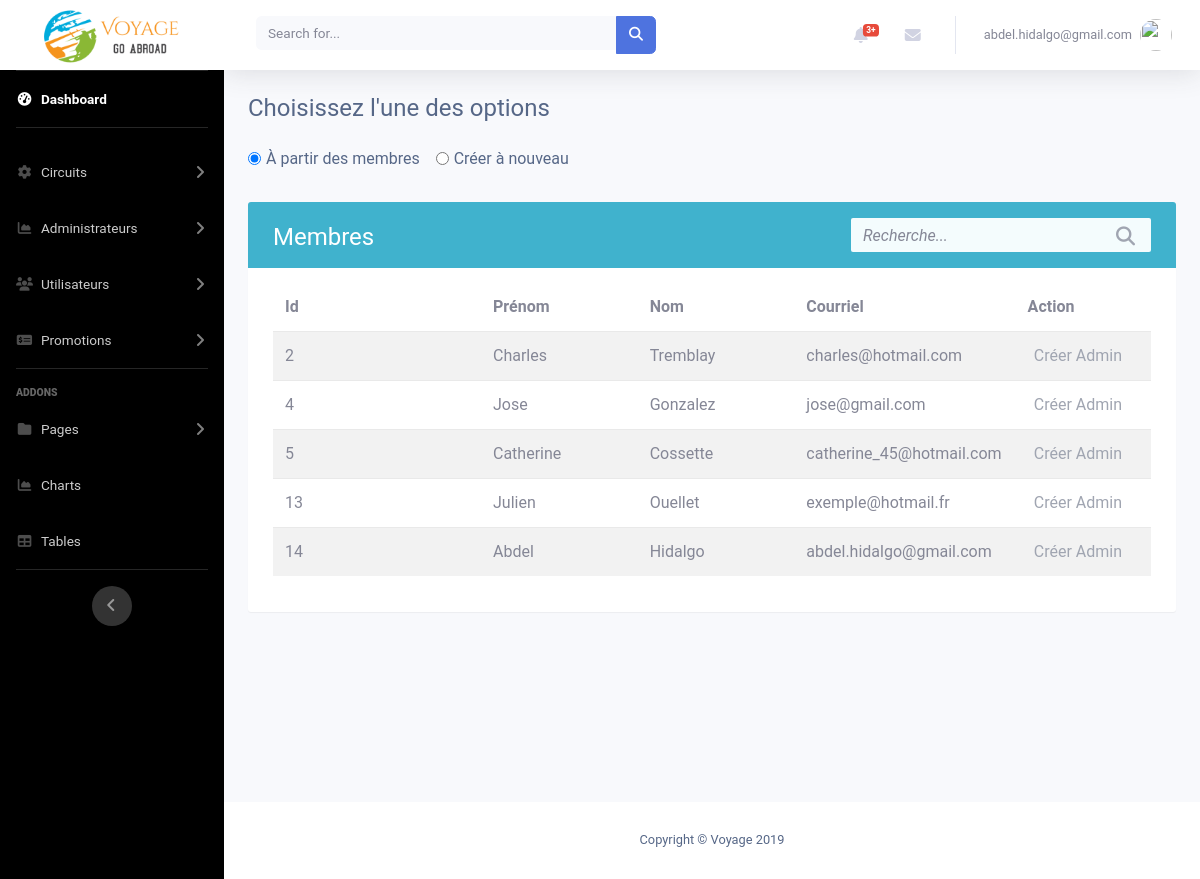
Screenshot of /admin3/creerAdmin.php with the database file from the repository.
### tables this page shows
CREATE TABLE `utilisateur` (
  `idUtilisateur` int(11) NOT NULL,
  `prenom` varchar(50) NOT NULL,
  `nom` varchar(50) NOT NULL,
  `courriel` varchar(50) NOT NULL,
  `password` varchar(100) NOT NULL DEFAULT 'p@ssw0rd',
  `sexe` varchar(50) DEFAULT NULL,
  `adresse` varchar(50) DEFAULT NULL,
  `ville` varchar(50) DEFAULT NULL,
  `codePostal` varchar(50) DEFAULT NULL,
  `pays` varchar(50) DEFAULT NULL,
  `role` varchar(50) NOT NULL DEFAULT 'Membre'
);

### admin3/includes/membres.php (the view, shortened to what this page needs)
<?php
    include_once "controlleur/connexionDB.php";
    $stmt = $conn->query('SELECT * FROM utilisateur WHERE role != "Admin"');
    $table = '
                <div class="table-wrapper">
                    <div class="table-title">
                        <div class="row">
                            <div class="col-sm-8">
                                <h2>Membres</b></h2>
                            </div>
                            <div class="col-sm-4">
                                <div class="search-box">
                                    <div class="input-group">
                                        <input type="text" id="search" class="form-control" placeholder="Recherche...">
                                        <span class="input-group-addon"><i class="fa fa-search" aria-hidden="true"></i></span>
                                    </div>
                                </div>
                            </div>
                        </div>
                    </div>
                    <table class="table table-striped">
                        <thead>
                            <tr>
                                <th>Id</th>
                                <th>Prénom</th>
                                <th>Nom</th>
                                <th>Courriel</th>
                                <th style="width: 200px; text-align: center;">Action</th>
                            </tr>
                        </thead>
                        <tbody>';
                        while ($row = $stmt->fetch()) {
                            $table .= '
                                    <tr>
                                        <td>' . $row->idUtilisateur . '</td>
                                        <td>' . $row->prenom . '</td>
                                        <td>' . $row->nom . '</td>
                                        <td>' . $row->courriel . '</td>
                                        <td style="width: 200px;">
                                            <div class="col-md-12 choix">
                                                <a href="" data-toggle="modal" data-target="#exampleModal'. $row->idUtilisateur .'">Créer Admin</a>
                                                <div style="color: black;" class="modal fade" id="exampleModal'. $row->idUtilisateur .'" tabindex="-1" role="dialog" aria-labelledby="exampleModalLabel" aria-hidden="true">
                                                        Êtes-vous certain de vouloir promouvoir "' . $row->prenom . " " . $row->nom . '" à admin?
                                                            <a type="button" href="adminFromUtilisateur.php?idUtilisateur=' . $row->idUtilisateur . '" class="btn btn-primary">Confirmer</a>
                                                </div>
                                            </div>
                                        </td>
                                    </tr>';
                        }
                $table .= '</tbody>
                        </table>
                    </div>
                ';
?><div class="container minimumHeight">
    <?php
        echo $table;
    ?>
</div>

### admin3/includes/header.php (shortened to what this page needs)
<!DOCTYPE html>
<html lang="en">
<head>
  <link href="vendor/fontawesome-free/css/all.min.css" rel="stylesheet" type="text/css">
  <link href="css/sb-admin-2.min.css" rel="stylesheet">
  <link href="css/abdel.css" rel="stylesheet">
  <link href="css/crud.css" rel="stylesheet">
</head>
<body id="page-top">
  <div id="wrapper">

### admin3/includes/navbar.php (shortened to what this page needs)
<ul class="navbar-nav text-white sidebar sidebar-dark accordion" id="accordionSidebar">
  <a class="sidebar-brand d-flex align-items-center justify-content-center" href="index.php" style="background-color: white;">
    <div class="sidebar-brand-icon">
      <img src="img/logo.png" style="width:80%;" alt="">
    </div>
  </a>
  <hr class="sidebar-divider my-0">
  <li class="nav-item active">
    <a class="nav-link" href="index.php">
      <i class="fas fa-fw fa-tachometer-alt"></i>
      <span>Dashboard</span></a>
  </li>
  <hr class="sidebar-divider">
  <li class="nav-item">
    <a class="nav-link collapsed" href="#" data-toggle="collapse" data-target="#collapseTwo" aria-expanded="true" aria-controls="collapseTwo">
      <i class="fas fa-fw fa-cog"></i>
      <span>Circuits</span>
    </a>
  </li>
  <li class="nav-item">
  <a class="nav-link collapsed" href="#" data-toggle="collapse" data-target="#collapseThree" aria-expanded="true" aria-controls="collapseThree">
      <i class="fas fa-fw fa-chart-area"></i>
      <span>Administrateurs</span></a>
  </li>
  <li class="nav-item">
    <a class="nav-link collapsed" href="#" data-toggle="collapse" data-target="#collapseUtilisateurs" aria-expanded="true" aria-controls="collapseUtilisateurs">
      <i class="fas fa-fw fa-users"></i>
      <span>Utilisateurs</span>
    </a>
  </li>
  <li class="nav-item">
    <a class="nav-link collapsed" href="#" data-toggle="collapse" data-target="#collapsePromotions" aria-expanded="true" aria-controls="collapsePromotions">
      <i class="fas fa-fw fa-money-check-alt"></i>
      <span>Promotions</span>
    </a>
  </li>
  <hr class="sidebar-divider">
  <div class="sidebar-heading">
    Addons
  </div>
  <li class="nav-item">
    <a class="nav-link collapsed" href="#" data-toggle="collapse" data-target="#collapsePages" aria-expanded="true" aria-controls="collapsePages">
      <i class="fas fa-fw fa-folder"></i>
      <span>Pages</span>
    </a>
  </li>
  <li class="nav-item">
    <a class="nav-link" href="charts.html">
      <i class="fas fa-fw fa-chart-area"></i>
      <span>Charts</span></a>
  </li>
  <li class="nav-item">
    <a class="nav-link" href="tables.html">
      <i class="fas fa-fw fa-table"></i>
      <span>Tables</span></a>
  </li>
  <hr class="sidebar-divider d-none d-md-block">
  <div class="text-center d-none d-md-inline">
    <button class="rounded-circle border-0" id="sidebarToggle"></button>
  </div>
</ul>
  <div id="content-wrapper" class="d-flex flex-column">
    <div id="content">
      <nav class="navbar navbar-expand navbar-light bg-white topbar mb-4 static-top shadow">
        <form class="d-none d-sm-inline-block form-inline mr-auto ml-md-3 my-2 my-md-0 mw-100 navbar-search">
          <div class="input-group">
            <input type="text" class="form-control bg-light border-0 small" placeholder="Search for..." aria-label="Search" aria-describedby="basic-addon2">
            <div class="input-group-append">
              <button class="btn btn-primary" type="button">
                <i class="fas fa-search fa-sm"></i>
              </button>
            </div>
          </div>
        </form>
        <ul class="navbar-nav ml-auto">
          <li class="nav-item dropdown no-arrow mx-1">
            <a class="nav-link dropdown-toggle" href="#" id="alertsDropdown" role="button" data-toggle="dropdown" aria-haspopup="true" aria-expanded="false">
              <i class="fas fa-bell fa-fw"></i>
              <span class="badge badge-danger badge-counter">3+</span>
            </a>
          </li>
          <li class="nav-item dropdown no-arrow mx-1">
            <a class="nav-link dropdown-toggle" href="#" id="messagesDropdown" role="button" data-toggle="dropdown" aria-haspopup="true" aria-expanded="false">
              <i class="fas fa-envelope fa-fw"></i>
            </a>
          </li>
          <li class="nav-item dropdown no-arrow">
            <a class="nav-link dropdown-toggle" href="#" id="userDropdown" role="button" data-toggle="dropdown" aria-haspopup="true" aria-expanded="false">
              <span class="mr-2 d-none d-lg-inline text-gray-600 small">
             abdel.hidalgo@gmail.com
              </span>
              <img class="img-profile rounded-circle" src="https://source.unsplash.com/QAB-WJcbgJk/60x60">
            </a>
          </li>
        </ul>
      </nav>

### admin3/creerAdmin.php (shortened to what this page needs)
<?php
include_once "includes/header.php";
include_once "includes/navbar.php";
?>
<div class="container">
<h4 class="mb-4">Choisissez l'une des options</h4>
    <div class="form-check form-check-inline">
        <input class="form-check-input" type="radio" name="inlineRadioOptions" id="inlineRadio1" value="useMembres" checked>
        <label class="form-check-label" for="inlineRadio1">À partir des membres</label>
    </div>
    <div class="form-check form-check-inline">
        <input class="form-check-input" type="radio" name="inlineRadioOptions" id="inlineRadio2" value="creerNouveau">
        <label class="form-check-label" for="inlineRadio2">Créer à nouveau</label>
    </div>
</div>
<div class="Container" id="creerAdminFromMembres">
    <?php
    include_once "includes/membres.php";
    ?>
</div>
<?php
  include_once "includes/footer.php";
?>

### admin3/includes/footer.php (shortened to what this page needs)
      </div>
        <footer class="sticky-footer bg-white">
        <div class="container my-auto">
          <div class="copyright text-center my-auto">
            <span>Copyright &copy; Voyage 2019</span>
          </div>
        </div>
      </footer>
      </div>
    </div>
</body>
</html>

### admin3/css/abdel.css (style rules this page uses)
#accordionSidebar { background-color: black; }
.choix { text-align: right !important; }
.minimumHeight { min-height: 75vh !important; }

### admin3/css/crud.css (style rules this page uses)
body { color: #566787; background: #f7f5f2; font-family: 'Roboto', sans-serif; }
.table-wrapper { background: #fff; padding: 20px 25px; margin: 30px auto; border-radius: 3px; box-shadow: 0 1px 1px rgba(0,0,0,.05); }
.table-title { color: #fff; background: #40b2cd; padding: 16px 25px; margin: -20px -25px 10px; border-radius: 3px 3px 0 0; }
.table-title h2 { margin: 5px 0 0; font-size: 24px; }
.search-box { position: relative; float: right; }
.search-box .input-group { min-width: 300px; position: absolute; right: 0; }
.search-box .input-group-addon, .search-box input { border-color: #ddd; border-radius: 0; }
.search-box input { height: 34px; padding-right: 35px; background: #f4fcfd; border: none; border-radius: 2px !important; }
.search-box input::placeholder { font-style: italic; }
.search-box .input-group-addon { min-width: 35px; border: none; background: transparent; position: absolute; right: 0; z-index: 9; padding: 6px 0; }
.search-box i { color: #a0a5b1; font-size: 19px; position: relative; top: 2px; }
table.table { table-layout: fixed; margin-top: 15px; }
table.table tr th, table.table tr td { border-color: #e9e9e9; vertical-align: center; }
table.table th:first-child { width: 13rem; }
table.table td a { color: #a0a5b1; display: inline-block; margin: 0 5px; }
table.table thead th { border: none; }

### rows the page displays
utilisateur: idUtilisateur "2", prenom "Charles", nom "Tremblay", courriel "charles@hotmail.com"
utilisateur: idUtilisateur "4", prenom "Jose", nom "Gonzalez", courriel "jose@gmail.com"
utilisateur: idUtilisateur "5", prenom "Catherine", nom "Cossette", courriel "catherine_45@hotmail.com"
utilisateur: idUtilisateur "13", prenom "Julien", nom "Ouellet", courriel "exemple@hotmail.fr"
utilisateur: idUtilisateur "14", prenom "Abdel", nom "Hidalgo", courriel "abdel.hidalgo@gmail.com"
